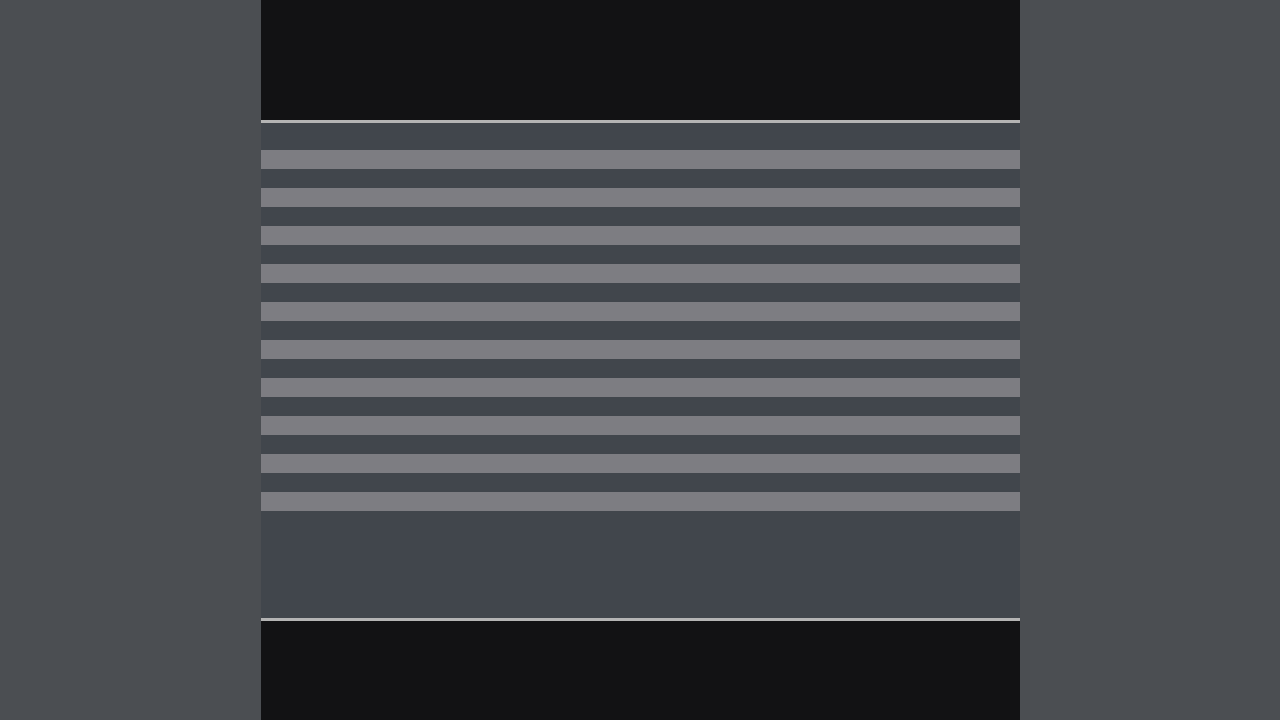
#> input picture samples/bad_blocked_gameplay.png, 1280 x 720 px
$ python image_zone_analyzer.py --image ../samples/bad_blocked_gameplay.png --output out.png
#> lines starting #> are read from the running program, lines starting #| are printed output that depends on the picture; after the words box and inside, x2 and y2 are one past the last pixel; in counts of white or black regions, pixels touching at a corner belong together
### reviewers/layout_expectations.py
from __future__ import annotations
from dataclasses import dataclass, asdict
from typing import Dict, List, Any


@dataclass
class Zone:
    name: str
    x0: float
    y0: float
    x1: float
    y1: float
    purpose: str
    ui_allowed: bool
    weight: float

    def to_dict(self) -> Dict[str, Any]:
        return asdict(self)


def _gameplay_zones() -> List[Zone]:
    return [
        Zone('top_left_hud', 0.00, 0.00, 0.22, 0.20, 'corner_hud', True, 0.7),
        Zone('top_right_hud', 0.78, 0.00, 1.00, 0.20, 'corner_hud', True, 0.7),
        Zone('bottom_left_hud', 0.00, 0.78, 0.28, 1.00, 'dialog_or_hud', True, 0.8),
        Zone('bottom_right_hud', 0.72, 0.78, 1.00, 1.00, 'dialog_or_hud', True, 0.8),
        Zone('left_side_panel', 0.00, 0.18, 0.18, 0.82, 'side_panel', True, 0.5),
        Zone('right_side_panel', 0.82, 0.18, 1.00, 0.82, 'side_panel', True, 0.5),
        Zone('center_gameplay', 0.18, 0.14, 0.82, 0.86, 'primary_action', False, 1.0),
    ]


def _editor_zones() -> List[Zone]:
    return [
        Zone('top_toolbar', 0.00, 0.00, 1.00, 0.10, 'toolbar', True, 0.7),
        Zone('left_tools', 0.00, 0.10, 0.20, 0.90, 'tool_stack', True, 0.8),
        Zone('right_inspector', 0.78, 0.10, 1.00, 0.90, 'inspector', True, 0.8),
        Zone('bottom_status', 0.00, 0.90, 1.00, 1.00, 'status', True, 0.7),
        Zone('center_canvas', 0.20, 0.10, 0.78, 0.90, 'workspace', False, 1.0),
    ]


def _showcase_zones() -> List[Zone]:
    return [
        Zone('caption_strip', 0.00, 0.88, 1.00, 1.00, 'caption_optional', True, 0.3),
        Zone('subject_core', 0.22, 0.10, 0.78, 0.88, 'main_subject', False, 1.0),
        Zone('left_balance', 0.00, 0.10, 0.22, 0.88, 'negative_space_or_secondary', True, 0.4),
        Zone('right_balance', 0.78, 0.10, 1.00, 0.88, 'negative_space_or_secondary', True, 0.4),
    ]


def _menu_zones() -> List[Zone]:
    return [
        Zone('title_band', 0.18, 0.04, 0.82, 0.18, 'title', True, 0.8),
        Zone('left_nav', 0.06, 0.20, 0.34, 0.92, 'primary_navigation', True, 0.9),
        Zone('right_content', 0.36, 0.20, 0.94, 0.92, 'primary_content', True, 0.9),
        Zone('center_deadzone', 0.34, 0.28, 0.66, 0.78, 'avoid_unplanned_overlap', True, 0.4),
    ]


PROFILES: Dict[str, Dict[str, Any]] = {
    'gameplay': {
        'name': 'gameplay',
        'zones': [z.to_dict() for z in _gameplay_zones()],
        'target': {
            'mean_luminance_min': 0.18,
            'contrast_std_min': 0.14,
            'center_clearance_min': 0.62,
            'edge_pressure_max': 0.58,
            'corner_pressure_max': 0.40,
            'center_subject_preferred': True,
        },
    },
    'editor': {
        'name': 'editor',
        'zones': [z.to_dict() for z in _editor_zones()],
        'target': {
            'mean_luminance_min': 0.20,
            'contrast_std_min': 0.12,
            'center_clearance_min': 0.12,
            'edge_pressure_max': 0.68,
            'corner_pressure_max': 0.54,
            'center_subject_preferred': False,
        },
    },
    'showcase': {
        'name': 'showcase',
        'zones': [z.to_dict() for z in _showcase_zones()],
        'target': {
            'mean_luminance_min': 0.20,
            'contrast_std_min': 0.15,
            'center_clearance_min': 0.45,
            'edge_pressure_max': 0.48,
            'corner_pressure_max': 0.32,
            'center_subject_preferred': True,
        },
    },
    'menu': {
        'name': 'menu',
        'zones': [z.to_dict() for z in _menu_zones()],
        'target': {
            'mean_luminance_min': 0.24,
            'contrast_std_min': 0.13,
            'center_clearance_min': 0.30,
            'edge_pressure_max': 0.70,
            'corner_pressure_max': 0.55,
            'center_subject_preferred': False,
        },
    },
}


def get_layout_profile(name: str) -> Dict[str, Any]:
    normalized = (name or 'gameplay').strip().lower()
    aliases = {
        'tool_editor': 'editor',
        'placement_editor': 'editor',
        'tool': 'editor',
        'ui_menu': 'menu',
        'main_menu': 'menu',
        '3d_showcase': 'showcase',
    }
    resolved = aliases.get(normalized, normalized)
    return PROFILES.get(resolved, PROFILES['gameplay'])

### reviewers/image_zone_analyzer.py
from __future__ import annotations
import argparse
import json
import sys
from pathlib import Path
from typing import Dict, Any, List, Tuple

ROOT = Path(__file__).resolve().parent.parent
if str(ROOT) not in sys.path:
    sys.path.insert(0, str(ROOT))

import numpy as np
from PIL import Image
from reviewers.layout_expectations import get_layout_profile


def load_image(path: Path) -> np.ndarray:
    return np.asarray(Image.open(path).convert('RGB'), dtype=np.float32) / 255.0


def grayscale(arr: np.ndarray) -> np.ndarray:
    return (0.2126 * arr[..., 0]) + (0.7152 * arr[..., 1]) + (0.0722 * arr[..., 2])
#> returned value: shape (720, 1280) float32


def crop_norm(arr: np.ndarray, rect: Tuple[float, float, float, float]) -> np.ndarray:
    h, w = arr.shape[:2]
    x0, y0, x1, y1 = rect
    xs0, ys0 = max(0, int(round(x0 * w))), max(0, int(round(y0 * h)))
    xs1, ys1 = min(w, int(round(x1 * w))), min(h, int(round(y1 * h)))
    return arr[ys0:ys1, xs0:xs1]


def edge_density(gray: np.ndarray) -> float:
    gx = np.abs(np.diff(gray, axis=1, prepend=gray[:, :1]))
    gy = np.abs(np.diff(gray, axis=0, prepend=gray[:1, :]))
    return float(np.mean((gx + gy) > 0.12))


def normalized_entropy(gray: np.ndarray) -> float:
    hist, _ = np.histogram(gray, bins=32, range=(0.0, 1.0), density=False)
    total = float(hist.sum())
    if total <= 0.0:
        return 0.0
    hist = hist.astype(np.float64) / total
    hist = hist[hist > 1e-12]
    if hist.size == 0:
        return 0.0
    ent = -np.sum(hist * np.log2(hist))
    return float(ent / np.log2(32))


def luminance_stats(gray: np.ndarray) -> Dict[str, float]:
    return {
        'mean': float(gray.mean()),
        'std': float(gray.std()),
        'min': float(gray.min()),
        'max': float(gray.max()),
    }


def saliency_grid(gray: np.ndarray, cells: int = 3) -> List[Dict[str, Any]]:
    h, w = gray.shape
    ch, cw = max(1, h // cells), max(1, w // cells)
    results = []
    for r in range(cells):
        for c in range(cells):
            y0, y1 = r * ch, h if r == cells - 1 else (r + 1) * ch
            x0, x1 = c * cw, w if c == cells - 1 else (c + 1) * cw
            region = gray[y0:y1, x0:x1]
            score = (region.std() * 1.8) + (edge_density(region) * 1.2) + abs(region.mean() - gray.mean())
            results.append({
                'row': r, 'col': c, 'score': round(float(score), 4),
                'mean': round(float(region.mean()), 4), 'std': round(float(region.std()), 4)
            })
    return sorted(results, key=lambda item: item['score'], reverse=True)


def analyze(image_path: Path, layout_profile: str = 'gameplay') -> Dict[str, Any]:
    arr = load_image(image_path)
    gray = grayscale(arr)
    profile = get_layout_profile(layout_profile)
    zones = profile['zones']
    target = profile['target']
    zone_results = []
    allowed_busy = 0.0
    disallowed_busy = 0.0

    for zone in zones:
        region = crop_norm(arr, (zone['x0'], zone['y0'], zone['x1'], zone['y1']))
        region_gray = grayscale(region)
        edge = edge_density(region_gray)
        lum = luminance_stats(region_gray)
        entropy = normalized_entropy(region_gray)
        busy = (edge * 0.85) + (lum['std'] * 0.45) + (entropy * 0.45)
        if zone['ui_allowed']:
            allowed_busy += busy * zone['weight']
        else:
            disallowed_busy += busy * zone['weight']
        zone_results.append({
            'name': zone['name'],
            'purpose': zone['purpose'],
            'ui_allowed': zone['ui_allowed'],
            'weight': zone['weight'],
            'edge_density': round(edge, 4),
            'entropy': round(entropy, 4),
            'luminance': {k: round(v, 4) for k, v in lum.items()},
            'occupancy_score': round(busy, 4),
        })
#> this loop made 7 passes
#> (edge, lum, total in normalized_entropy, hist in normalized_entropy, ent in normalized_entropy, entropy, busy, allowed_busy) on passes 1 to 4: (0.00404, {'mean': 0.29, 'std': 0.0586, 'min': 0.0712, 'max': 0.706}, 40608, [0.0621, 0.0109, 0.926, 0.00155], 0.438, 0.0875, 0.0692, 0.0484), (0.00411, {'mean': 0.29, 'std': 0.0599, 'min': 0.0712, 'max': 0.706}, 40608, [0.065, 0.0114, 0.922, 0.00163], 0.453, 0.0906, 0.0712, 0.0983), (0.0052, {'mean': 0.264, 'std': 0.0923, 'min': 0.0712, 'max': 0.706}, 56564, [0.17, 0.096, 0.729, 0.00514], 1.13, 0.226, 0.148, 0.216), (0.00527, {'mean': 0.263, 'std': 0.0927, 'min': 0.0712, 'max': 0.706}, 56564, [0.172, 0.097, 0.726, 0.0052], 1.14, 0.227, 0.149, 0.335)
#> (edge, lum, total in normalized_entropy, hist in normalized_entropy, ent in normalized_entropy, entropy, busy, disallowed_busy) on pass 7: (0.0421, {'mean': 0.345, 'std': 0.117, 'min': 0.0712, 'max': 0.706}, 424760, [0.034, 0.545, 0.0744, 0.34, 0.00715], 1.5, 0.3, 0.224, 0.224)
#> pass 1, in analyze, `region = crop_norm(arr, (zone['x0'], zone['y0'], zone['x1'], zone['y1'..`:
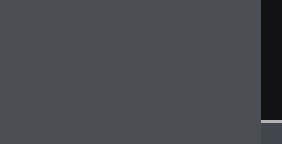
#> region: shape (144, 282, 3) float32; mean R, G, B 0.28, 0.291, 0.307
#> pass 1, in edge_density, `gx = np.abs(np.diff(gray, axis=1, prepend=gray[:, :1]))`:
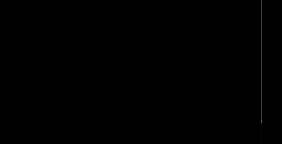
#> gx: shape (144, 282) float32; min 0, max 0.401, mean 0.000736
#> after the loop:
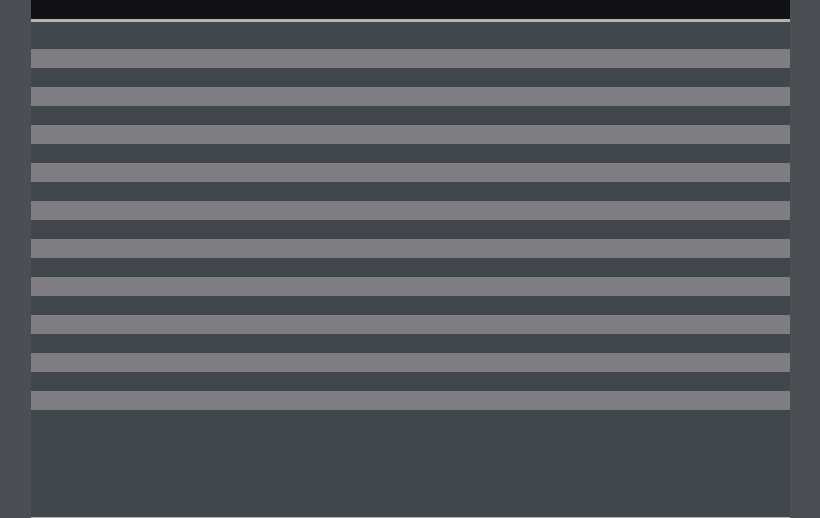
#> region: shape (518, 820, 3) float32; mean R, G, B 0.335, 0.347, 0.367
#> after the loop, allowed_busy = 0.335; disallowed_busy = 0.224; zone_results = 7 items

    full = luminance_stats(gray)
#> full = {'mean': 0.286, 'std': 0.126, 'min': 0.0712, 'max': 0.706}
    bands = max(1, min(gray.shape[0], gray.shape[1]) // 10)
#> bands = 72
    top = gray[:bands, :]
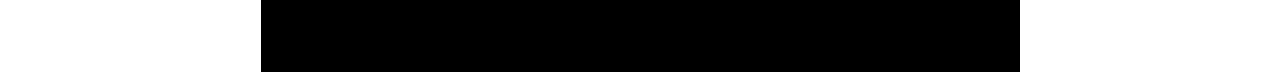
#> top: shape (72, 1280) float32; values 0.0712 (black) and 0.305 (white), 40.7% white; 2 white regions, box (x1, y1, x2, y2) and area: (0, 0, 261, 72) 18792, (1020, 0, 1280, 72) 18720
    bottom = gray[-bands:, :]
    left = gray[:, :bands]
#> left: shape (720, 72) float32; every value is 0.305
    right = gray[:, -bands:]
    edges = np.concatenate([top.ravel(), bottom.ravel(), left.ravel(), right.ravel()])
    corners = np.concatenate([
        gray[:bands, :bands].ravel(),
        gray[:bands, -bands:].ravel(),
        gray[-bands:, :bands].ravel(),
        gray[-bands:, -bands:].ravel(),
    ])
    edge_pressure = float((edge_density(top) + edge_density(bottom) + edge_density(left) + edge_density(right)) / 4.0)
#> in edge_density (call 8), `gx = np.abs(np.diff(gray, axis=1, prepend=gray[:, :1]))`:
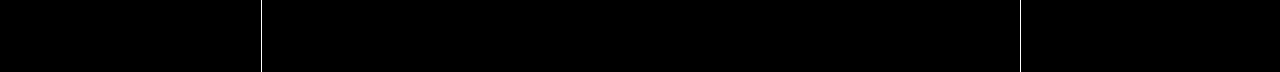
#> gx: shape (72, 1280) float32; values 0 (black) and 0.233 (white), 0.16% white in thin lines or dots, all inside (x1, y1, x2, y2) = (261, 0, 1021, 72)
#> in edge_density (call 8), `gy = np.abs(np.diff(gray, axis=0, prepend=gray[:1, :]))`: gy: shape (72, 1280) float32; every value is 0
#> in edge_density (call 10), `gx = np.abs(np.diff(gray, axis=1, prepend=gray[:, :1]))`: gx: shape (720, 72) float32; every value is 0
#> edge_pressure = 0.000781
    corner_pressure = float((
        edge_density(gray[:bands, :bands]) +
        edge_density(gray[:bands, -bands:]) +
        edge_density(gray[-bands:, :bands]) +
        edge_density(gray[-bands:, -bands:])
    ) / 4.0)
#> in edge_density (call 12), `gx = np.abs(np.diff(gray, axis=1, prepend=gray[:, :1]))`: gx: shape (72, 72) float32; every value is 0
#> in edge_density (call 12), `gx = np.abs(np.diff(gray, axis=1, prepend=gray[:, :1]))`: gray: shape (72, 72) float32; every value is 0.305
#> corner_pressure = 0
    total_busy = max(1e-6, allowed_busy + disallowed_busy)
#> total_busy = 0.559
    center_busy = disallowed_busy / total_busy
#> center_busy = 0.4
    center_clearance = float(max(0.0, min(1.0, 1.0 - center_busy)))
#> center_clearance = 0.6
    grid = saliency_grid(gray, cells=3)
#> the loop in saliency_grid, `for r in range(cells):` made 3 passes
#> pass 1, in edge_density (call 17), `gy = np.abs(np.diff(gray, axis=0, prepend=gray[:1, :]))`:
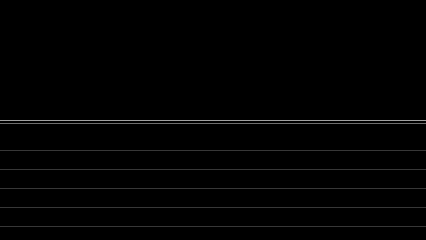
#> gy: shape (240, 426) float32; min 0, max 0.635, mean 0.00903
#> after the loop in saliency_grid, `for r in range(cells):`:
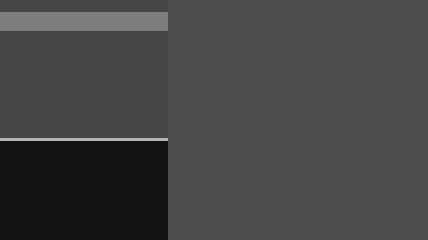
#> region: shape (240, 428) float32; min 0.0712, max 0.706, mean 0.268
#> after the loop in saliency_grid, `for r in range(cells):`: results = 9 items
#> grid = 9 items
    focal = grid[0]
#> focal = {'row': 0, 'col': 1, 'score': 0.411, 'mean': 0.225, 'std': 0.175}

    return {
        'image_path': str(image_path),
        'layout_profile': profile['name'],
        'image_size': {'width': int(arr.shape[1]), 'height': int(arr.shape[0])},
        'global_luminance': {k: round(v, 4) for k, v in full.items()},
        'edge_pressure': round(edge_pressure, 4),
        'corner_pressure': round(corner_pressure, 4),
        'edge_mean': round(float(edges.mean()), 4),
        'edge_std': round(float(edges.std()), 4),
        'corner_mean': round(float(corners.mean()), 4),
        'corner_std': round(float(corners.std()), 4),
        'center_clearance': round(center_clearance, 4),
        'center_busy_weighted': round(disallowed_busy, 4),
        'allowed_busy_weighted': round(allowed_busy, 4),
        'focal_grid': grid,
        'focal_cell': {'row': focal['row'], 'col': focal['col'], 'centered': focal['row'] == 1 and focal['col'] == 1},
        'target': target,
        'zones': zone_results,
    }


def main() -> int:
    ap = argparse.ArgumentParser(description='Analyze a screenshot by layout zones and frame pressure metrics.')
    ap.add_argument('--image', required=True)
    ap.add_argument('--layout-profile', default='gameplay')
    ap.add_argument('--output', required=True)
    args = ap.parse_args()
    result = analyze(Path(args.image), args.layout_profile)
#> result = 17 items
    out = Path(args.output)
    out.parent.mkdir(parents=True, exist_ok=True)
    out.write_text(json.dumps(result, indent=2), encoding='utf-8')
    return 0


if __name__ == '__main__':
    raise SystemExit(main())
#> (the program exits here)
